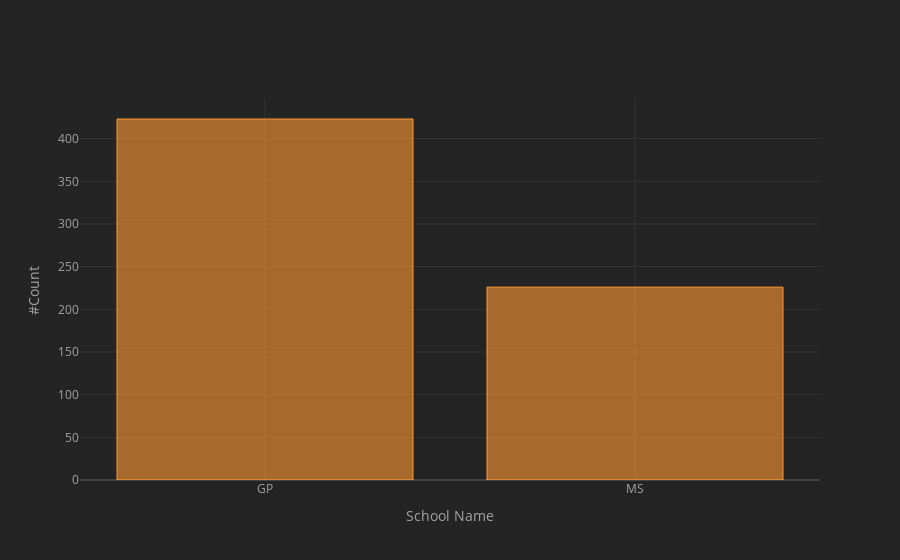

Notebook cell for this chart:
### Markdown cell above
In the dataset;
1. The average age group is 16 years
2. The average final grade is 12 and the maximum is 19

### Code cell
stud_p.school.value_counts().iplot(kind="bar",xTitle="School Name",yTitle="#Count")

### Figure 1 — Plotly figure (JSON) as saved in the notebook; plotly's stock layout.template omitted (floating-point values rounded to 4 significant figures)
{"data": [{"marker": {"color": "rgba(255, 153, 51, 0.6)", "line": {"color": "rgba(255, 153, 51, 1.0)", "width": 1}}, "name": "school", "orientation": "v", "text": "", "type": "bar", "x": ["GP", "MS"], "y": [423, 226]}], "layout": {"legend": {"bgcolor": "#242424", "font": {"color": "#F4F4F4"}}, "paper_bgcolor": "#242424", "plot_bgcolor": "#242424", "title": {"font": {"color": "#F4F4F4"}}, "xaxis": {"gridcolor": "#343434", "showgrid": true, "tickfont": {"color": "#A4A4A4"}, "title": {"font": {"color": "#A4A4A4"}, "text": "School Name"}, "zerolinecolor": "#444444"}, "yaxis": {"gridcolor": "#343434", "showgrid": true, "tickfont": {"color": "#A4A4A4"}, "title": {"font": {"color": "#A4A4A4"}, "text": "#Count"}, "zerolinecolor": "#444444"}}}
